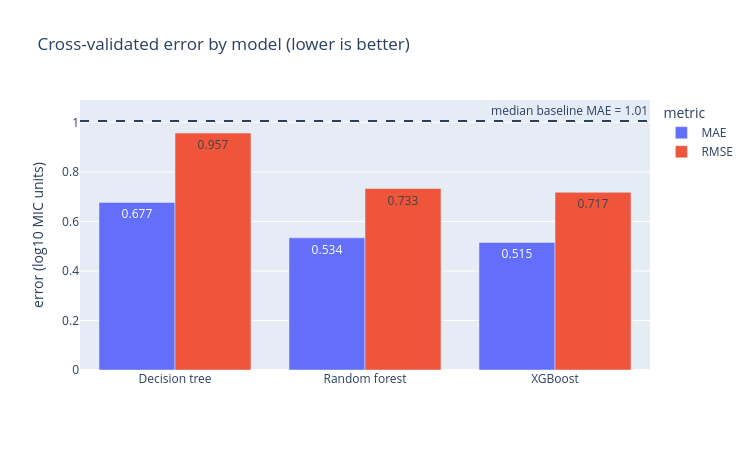

The cell this chart's notebook holds for it:
### Code cell
results = pd.DataFrame({
  "Decision tree": {"MAE": tree_mae, "RMSE": tree_rmse},
  "Random forest": {"MAE": rf_mae,   "RMSE": rf_rmse},
  "XGBoost":       {"MAE": xgb_mae,  "RMSE": xgb_rmse},
}).T.rename_axis("model").reset_index()

baseline_mae = (y - y.median()).abs().mean()

fig = px.bar(
  results.melt(id_vars="model", var_name="metric", value_name="score"),
  x="model", y="score", color="metric", barmode="group",
  text_auto=".3f",
  title="Cross-validated error by model (lower is better)",
  labels={"score": "error (log10 MIC units)", "model": ""},
)

fig.add_hline(
  y=baseline_mae,
  line_dash="dash",
  annotation_text=f"median baseline MAE = {baseline_mae:.2f}"
)

fig.update_layout(width=750, height=450)
fig.show()

results.sort_values("MAE")

### Figure 1 — Plotly figure (JSON) as saved in the notebook; plotly's stock layout.template omitted (floating-point values rounded to 4 significant figures)
{"data": [{"alignmentgroup": "True", "hovertemplate": "metric=MAE<br>=%{x}<br>error (log10 MIC units)=%{y}<extra></extra>", "legendgroup": "MAE", "marker": {"color": "#636efa", "pattern": {"shape": ""}}, "name": "MAE", "offsetgroup": "MAE", "orientation": "v", "showlegend": true, "textposition": "auto", "texttemplate": "%{y:.3f}", "type": "bar", "x": ["Decision tree", "Random forest", "XGBoost"], "xaxis": "x", "y": [0.6768, 0.5337, 0.5152], "yaxis": "y"}, {"alignmentgroup": "True", "hovertemplate": "metric=RMSE<br>=%{x}<br>error (log10 MIC units)=%{y}<extra></extra>", "legendgroup": "RMSE", "marker": {"color": "#EF553B", "pattern": {"shape": ""}}, "name": "RMSE", "offsetgroup": "RMSE", "orientation": "v", "showlegend": true, "textposition": "auto", "texttemplate": "%{y:.3f}", "type": "bar", "x": ["Decision tree", "Random forest", "XGBoost"], "xaxis": "x", "y": [0.9567, 0.7327, 0.7174], "yaxis": "y"}], "layout": {"annotations": [{"showarrow": false, "text": "median baseline MAE = 1.01", "x": 1, "xanchor": "right", "xref": "x domain", "y": 1.005, "yanchor": "bottom", "yref": "y"}], "barmode": "group", "height": 450, "legend": {"title": {"text": "metric"}, "tracegroupgap": 0}, "shapes": [{"line": {"dash": "dash"}, "type": "line", "x0": 0, "x1": 1, "xref": "x domain", "y0": 1.005, "y1": 1.005, "yref": "y"}], "title": {"text": "Cross-validated error by model (lower is better)"}, "width": 750, "xaxis": {"anchor": "y", "domain": [0, 1], "title": {"text": ""}}, "yaxis": {"anchor": "x", "domain": [0, 1], "title": {"text": "error (log10 MIC units)"}}}}
